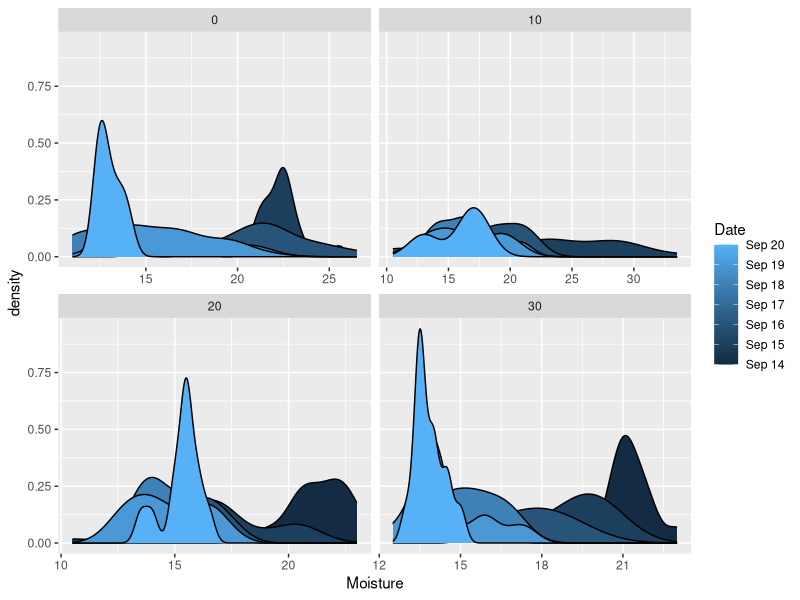
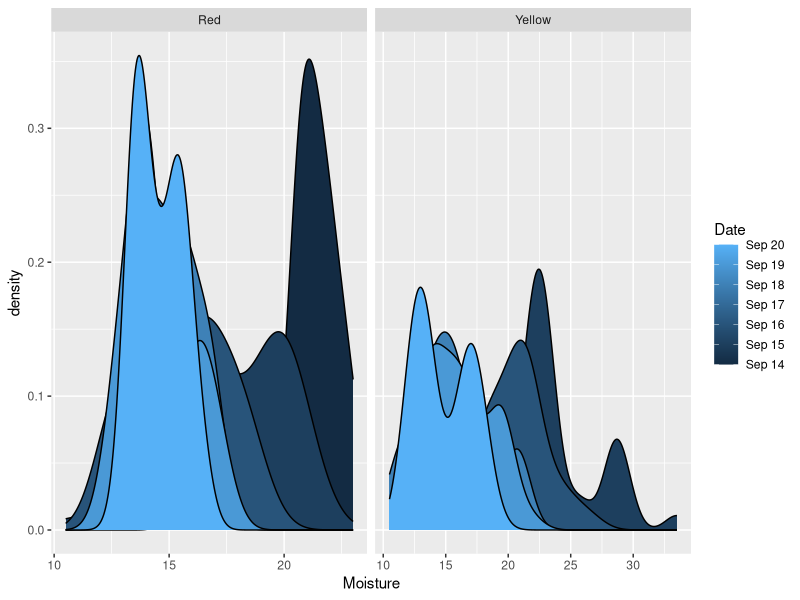
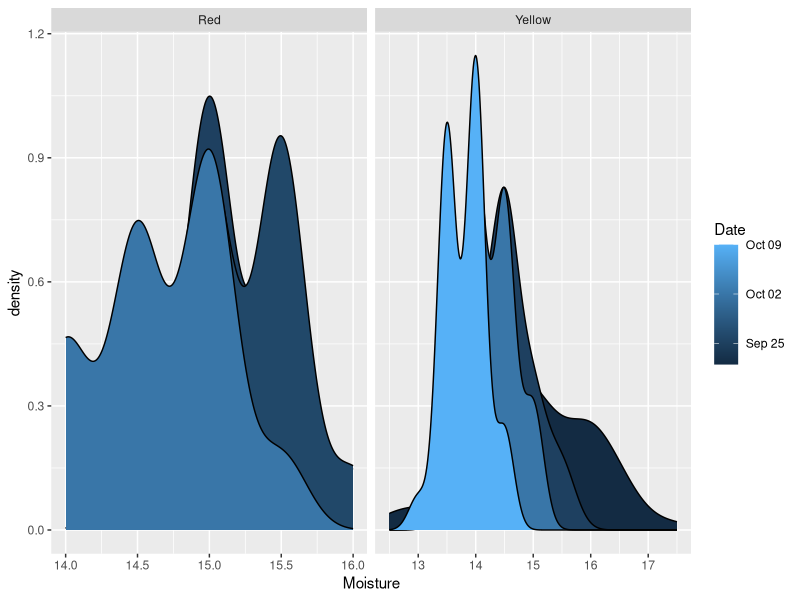
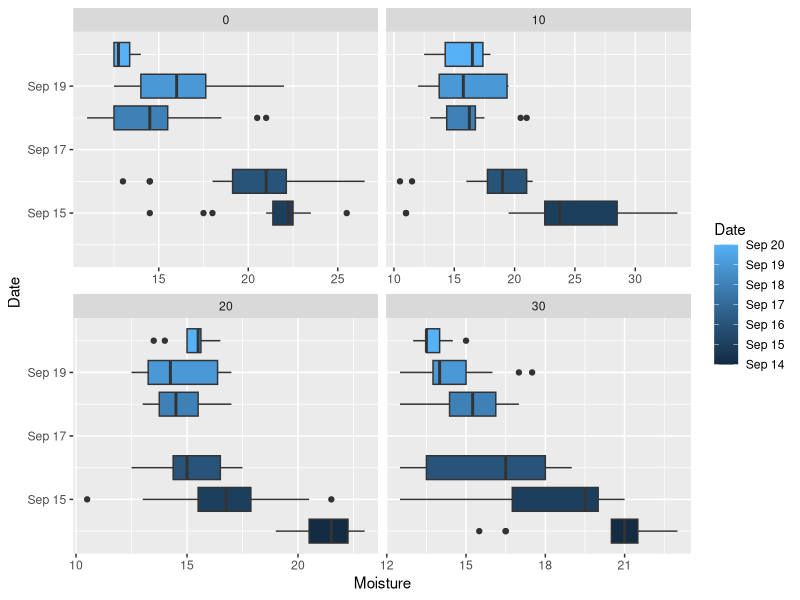
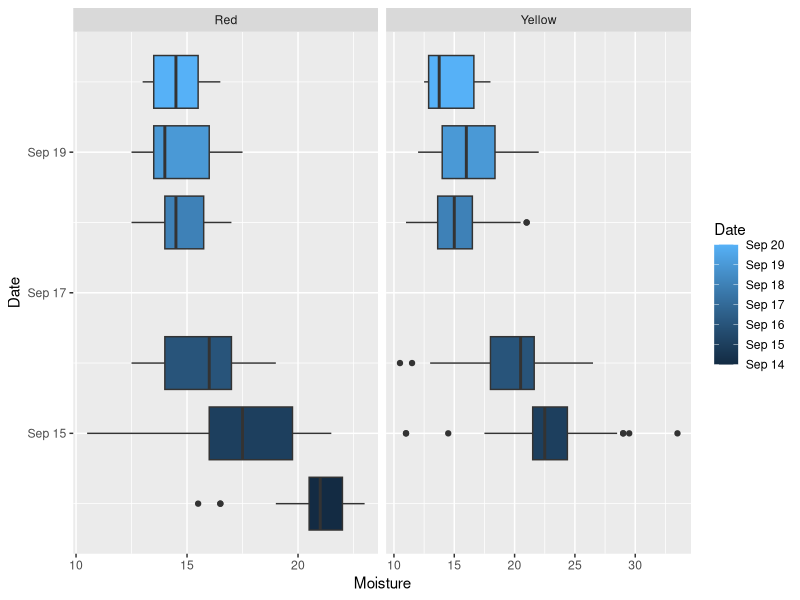
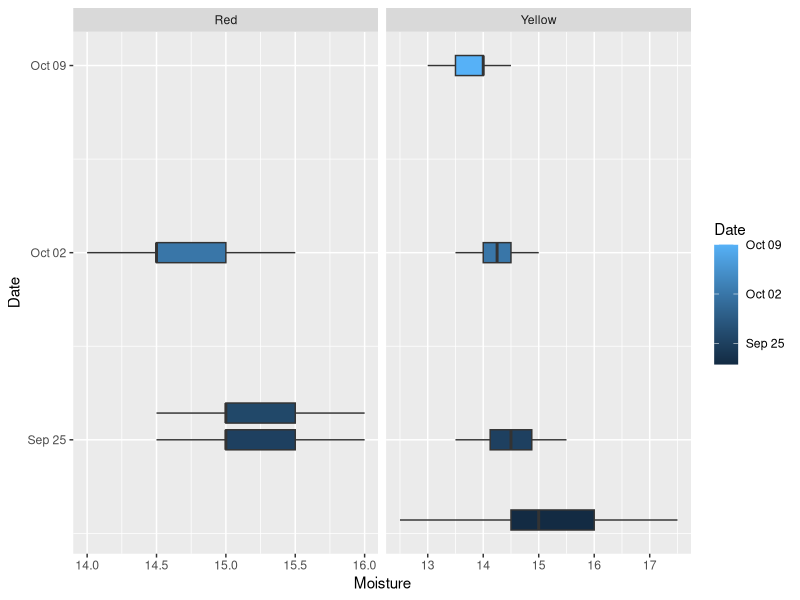
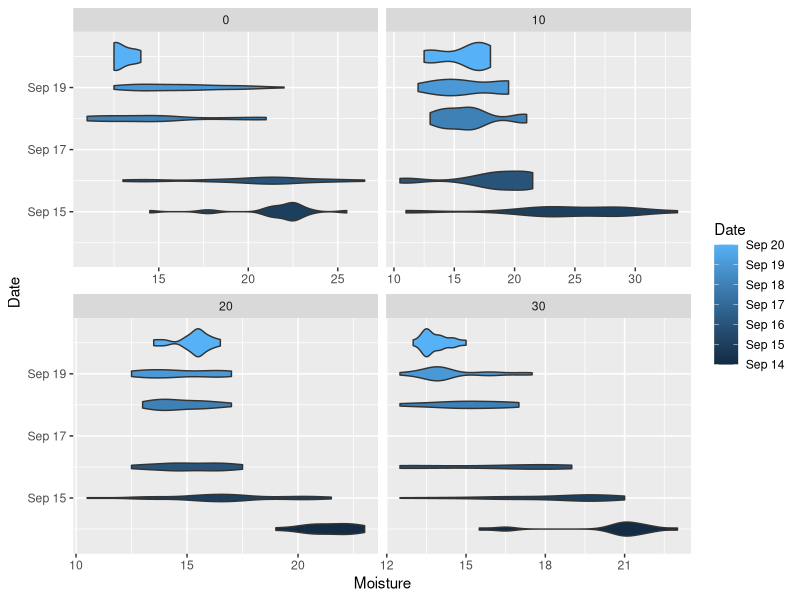
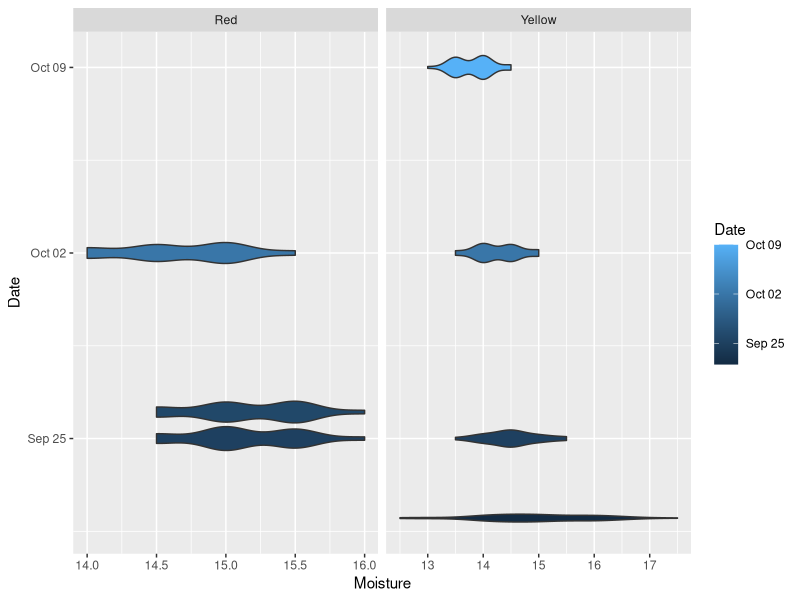

Reproduce these figures in R, in order.
## ---- chunk 1
knitr::opts_chunk$set(echo = TRUE)
## ---- chunk 2
library('tidyverse')
library(readr)
Moisture_2_S <- read_csv("Moisture_Equilibrium.csv")
Moisture_4_S <- read_csv("Moistures_csv - Copy.csv")
Moisture_4_S$Date <- as.Date(Moisture_4_S$Date, format="%m/%d/%Y")
Moisture_2_S$Date <- as.Date(Moisture_2_S$Date, format="%m/%d/%Y")

## ---- chunk 3

ggplot(Moisture_4_S, aes(x = Moisture, fill = Date, group = Date))+
  facet_wrap(~Stack_No, scales = 'free_x')+
  geom_density()

## ---- chunk 4

ggplot(Moisture_4_S, aes(x = Moisture, fill = Date, group = Date))+
  facet_wrap(~Color, scales = 'free_x')+
  geom_density()

## ---- chunk 5

ggplot(Moisture_2_S, aes(x = Moisture, fill = Date, group = Date))+
  facet_wrap(~Color, scales = "free_x")+
  geom_density()

## ---- chunk 6

ggplot(Moisture_4_S, aes(x = Moisture, y = Date, group = Date, fill = Date))+
 facet_wrap(~Stack_No, scales = 'free_x')+
  geom_boxplot()

## ---- chunk 7

ggplot(Moisture_4_S, aes(x = Moisture, y = Date, group = Date, fill = Date))+
 facet_wrap(~Color, scales = 'free_x')+
  geom_boxplot()

## ---- chunk 8

ggplot(Moisture_2_S, aes(x = Moisture, y = Date, group = Date, fill = Date))+
 facet_wrap(~Color, scales = 'free_x')+
  geom_boxplot()

## ---- chunk 9

ggplot(Moisture_4_S, aes(x = Moisture, y = Date, group = Date, fill = Date))+
 facet_wrap(~Stack_No, scales = 'free_x')+
  geom_violin()

## ---- chunk 10

ggplot(Moisture_2_S, aes(x = Moisture, y = Date, group = Date, fill = Date))+
 facet_wrap(~Color, scales = 'free_x')+
  geom_violin()

